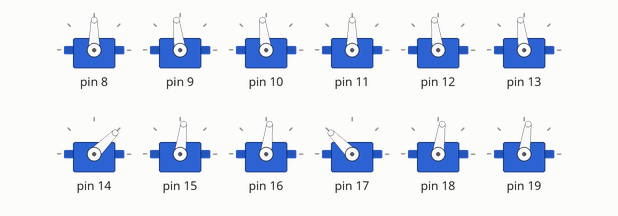
This sketch was run on a simulated Arduino Uno, built with avr-gcc and run on an emulated ATmega328P. Parts: 12 × servo.

Above: at 0.35 s.
At 2.8 s:
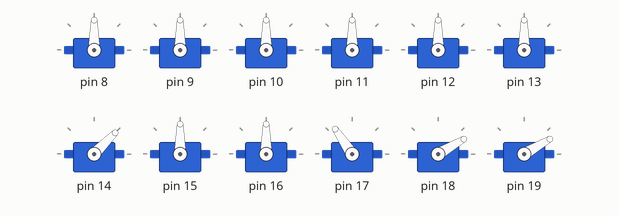
At 5.3 s:
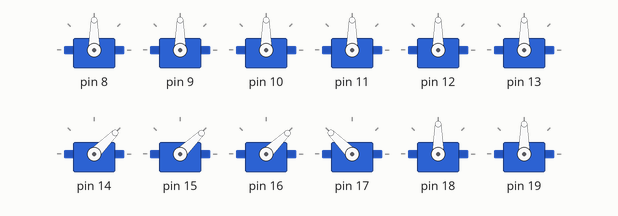
At 10.3 s:
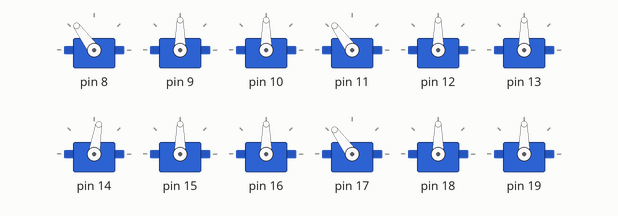
At 15.25 s:
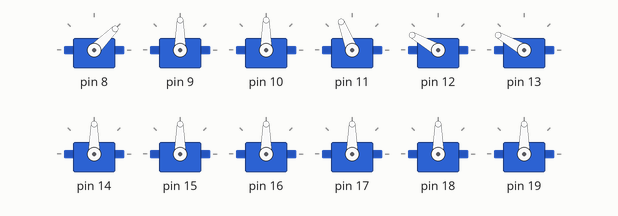
At 20.25 s:
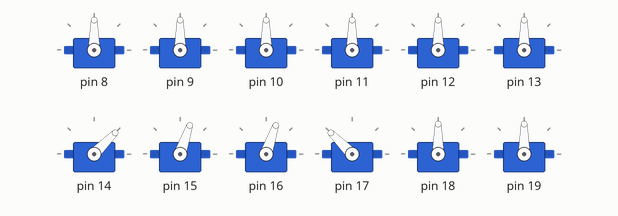
Timing chart, 0 to 27.0 s (numbered marks = the images above):
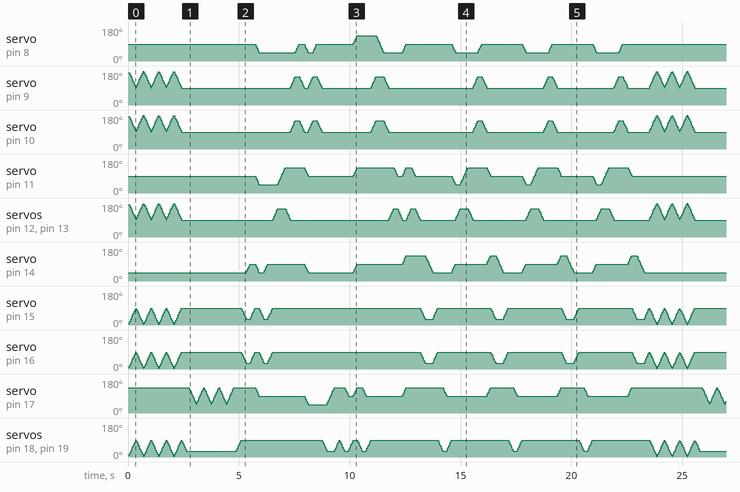

The sketch:

Hexapod.ino
```cpp
#include <Servo.h>
#include "LegServos.h"

#define UP 1
#define DOWN -1
#define CLK 1
#define CT_CLK -1
#define BACK 1

void setup() {
  initServos();
  hexapod(UP);
}

void loop() {
  for(int i = 0; i < 3; i++) {
    hexapod(DOWN);
    hexapod(UP);
  }

  hello();

  hexapodTurn(CLK);
  hexapodTurn(CT_CLK);

  for(int i = 0; i < 3; i++) {
    moveForward();
  }
}

// continuous movements

void hexapod(int dir) {
  forLoop(90, hexapodUpStep, dir);
}

void hello() {
  forLoop(60, leg1UpStep, -1);
  delay(100);
  for(int i = 0; i < 3; i++) {
    forLoop(90, joint1_1ClkStep, CT_CLK);
    forLoop(90, joint1_1ClkStep, CLK);
  }
  delay(100);
  forLoop(60, leg1UpStep, 1);
}

void leg1Turn(int dir, int angle) {
  forLoop(60, leg1UpStep, -1);
  forLoop(angle, joint1_1ClkStep, dir);
  forLoop(60, leg1UpStep, 1);
}

void leg2Turn(int dir, int angle) {
  forLoop(60, leg2UpStep, -1);
  forLoop(angle, joint2_1ClkStep, dir);
  forLoop(60, leg2UpStep, 1);
}

void leg3Turn(int dir, int angle) {
  forLoop(60, leg3UpStep, -1);
  forLoop(angle, joint3_1ClkStep, dir);
  forLoop(60, leg3UpStep, 1);
}

void leg4Turn(int dir, int angle) {
  forLoop(60, leg4UpStep, -1);
  forLoop(angle, joint4_1ClkStep, dir);
  forLoop(60, leg4UpStep, 1);
}

void hexapodTurn(int dir) {
  if(dir == CLK) {
    leg2Turn(dir, 45);
    forLoop(45, hexapodClockwiseStep, dir);
    leg2Turn(dir, 45);
    leg4Turn(dir, 90);

    leg3Turn(dir, 45);
    forLoop(45, hexapodClockwiseStep, dir);
    leg3Turn(dir, 45);
    leg1Turn(dir, 90);
  } else {
    leg1Turn(dir, 45);
    forLoop(45, hexapodClockwiseStep, dir);
    leg1Turn(dir, 45);
    leg3Turn(dir, 90);

    leg4Turn(dir, 45);
    forLoop(45, hexapodClockwiseStep, dir);
    leg4Turn(dir, 45);
    leg2Turn(dir, 90);
  }
}

void leg234Push(int dir) {
  joint2_1ClkDataStep(dir);
  joint3_1ClkDataStep(-dir);
  joint4_1ClkDataStep(-dir);
  updateServos();
}

void leg124Push(int dir) {
  joint1_1ClkDataStep(dir);
  joint2_1ClkDataStep(dir);
  joint4_1ClkDataStep(-dir);
  updateServos();
}

void moveForward() {
  leg1Turn(CT_CLK, 45);
  forLoop(45, leg234Push, BACK);
  leg4Turn(CLK, 90);

  leg3Turn(CLK, 45);
  forLoop(45, leg124Push, BACK);
  leg2Turn(CT_CLK, 90);
}
```

LegServos.cpp
```cpp
#include <Arduino.h>
#include <Servo.h>
#include "LegServos.h"

Servo servos[4][3];

int degOfServo[4][3] = {
  {90, 180, 180}, // LEG3 - Servo 1, 2, 3
  {90, 180, 180}, // LEG4 - Servo 1, 2, 3
  {45, 0,   0},   // LEG2 - Servo 1, 2, 3
  {135, 0,   0}    // LEG1 - Servo 1, 2, 3
};

void initServos() {
  for(int i = 0; i < 4; i++) {
    for(int j = 0; j < 3; j++) {
      servos[i][j].attach(8 + i * 3 + j);
    }
  }
  updateServos();
}

void updateServos() {
  for(int i = 0; i < 4; i++) {
    for(int j = 0; j < 3; j++) {
      servos[i][j].write(degOfServo[i][j]);
      delayMicroseconds(MICROSECONDS);
    }
  }
}

void forLoop(int to,  void (*fn)(int), int arg) {
  for(int i = 0; i < to; i++) {
    fn(arg);
  }
}

// step servo degree data

void joint1_1ClkDataStep(int deg) {
  degOfServo[3][0] += deg;
}

void joint2_1ClkDataStep(int deg) {
  degOfServo[2][0] += deg;
}

void joint3_1ClkDataStep(int deg) {
  degOfServo[0][0] += deg;
}

void joint4_1ClkDataStep(int deg) {
  degOfServo[1][0] += deg;
}

void joint1_2DownDataStep(int deg) {
  degOfServo[3][1] += deg;
}

void joint2_2DownDataStep(int deg) {
  degOfServo[2][1] += deg;
}

void joint3_2DownDataStep(int deg) {
  degOfServo[0][1] -= deg;
}

void joint4_2DownDataStep(int deg) {
  degOfServo[1][1] -= deg;
}

void joint1_3DownDataStep(int deg) {
  degOfServo[3][2] += deg;
}

void joint2_3DownDataStep(int deg) {
  degOfServo[2][2] += deg;
}

void joint3_3DownDataStep(int deg) {
  degOfServo[0][2] -= deg;
}

void joint4_3DownDataStep(int deg) {
  degOfServo[1][2] -= deg;
}

// basic step actions

void leg1UpStep(int deg) {
  joint1_2DownDataStep(deg); joint1_3DownDataStep(deg);
  updateServos();
}

void leg2UpStep(int deg) {
  joint2_2DownDataStep(deg); joint2_3DownDataStep(deg);
  updateServos();
}

void leg3UpStep(int deg) {
  joint3_2DownDataStep(deg); joint3_3DownDataStep(deg);
  updateServos();
}

void leg4UpStep(int deg) {
  joint4_2DownDataStep(deg); joint4_3DownDataStep(deg);
  updateServos();
}

void hexapodUpStep(int deg) {
  joint1_2DownDataStep(deg); joint2_2DownDataStep(deg); joint3_2DownDataStep(deg); joint4_2DownDataStep(deg);
  joint1_3DownDataStep(deg); joint2_3DownDataStep(deg); joint3_3DownDataStep(deg); joint4_3DownDataStep(deg);
  updateServos();
}

void hexapodClockwiseStep(int deg) {
  joint1_1ClkDataStep(-deg);
  joint2_1ClkDataStep(-deg);
  joint3_1ClkDataStep(-deg);
  joint4_1ClkDataStep(-deg);
  updateServos();
}

void joint1_1ClkStep(int deg) {
  joint1_1ClkDataStep(deg);
  updateServos();
}

void joint2_1ClkStep(int deg) {
  joint2_1ClkDataStep(deg);
  updateServos();
}

void joint3_1ClkStep(int deg) {
  joint3_1ClkDataStep(deg);
  updateServos();
}

void joint4_1ClkStep(int deg) {
  joint4_1ClkDataStep(deg);
  updateServos();
}
```

LegServos.h
```cpp
#define MICROSECONDS 250

void initServos();
void updateServos();
void forLoop(int to,  void (*fn)(int), int arg);

// step servo degrees data

void joint1_1ClkDataStep(int deg);
void joint2_1ClkDataStep(int deg);
void joint3_1ClkDataStep(int deg);
void joint4_1ClkDataStep(int deg);

void joint1_2DownDataStep(int deg);
void joint2_2DownDataStep(int deg);
void joint3_2DownDataStep(int deg);
void joint4_2DownDataStep(int deg);

void joint1_3DownDataStep(int deg);
void joint2_3DownDataStep(int deg);
void joint3_3DownDataStep(int deg);
void joint4_3DownDataStep(int deg);

// basic step action

void leg1UpStep(int deg);
void leg2UpStep(int deg);
void leg3UpStep(int deg);
void leg4UpStep(int deg);

void hexapodUpStep(int deg);

void hexapodClockwiseStep(int deg);

void joint1_1ClkStep(int deg);
void joint2_1ClkStep(int deg);
void joint3_1ClkStep(int deg);
void joint4_1ClkStep(int deg);
```
